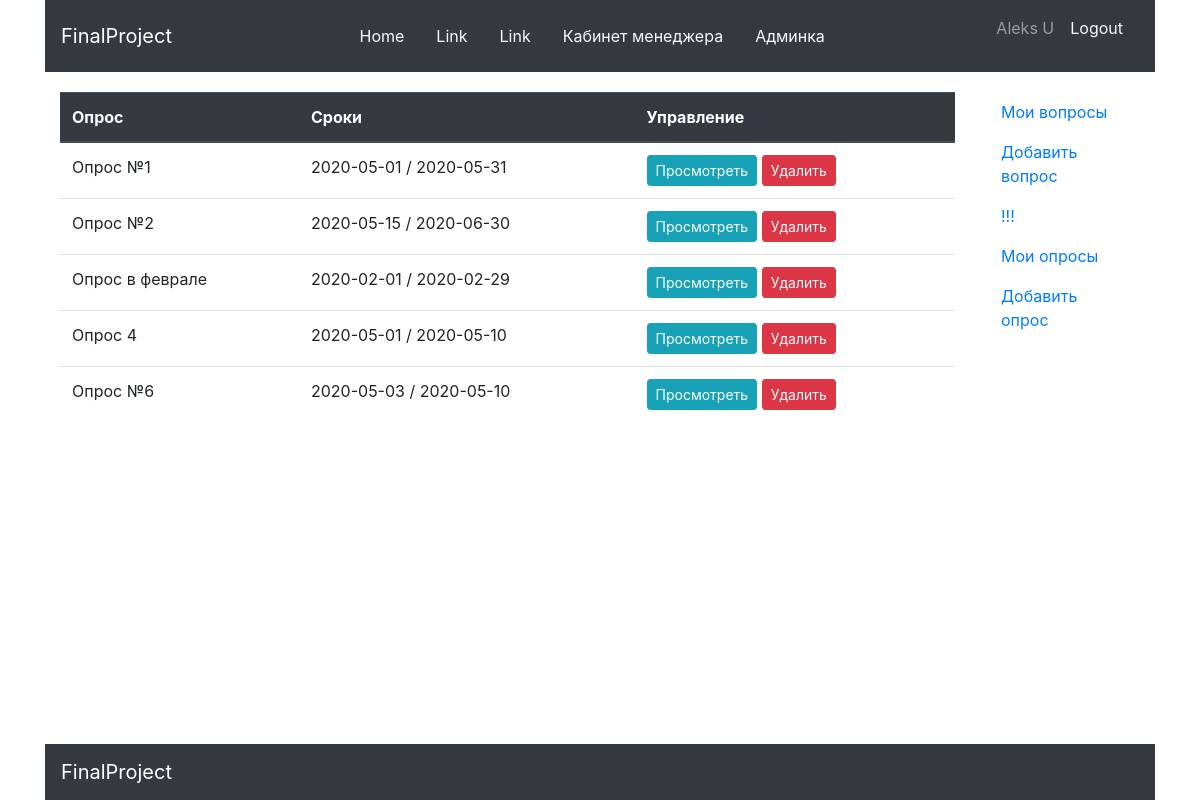
The app's page /manager/qlists (signed in) with its own data.
### app/models.py (models this page shows, shortened)
class QuestionList(db.Model):
    id = db.Column(db.Integer, primary_key=True)
    name = db.Column(db.String(64), nullable=False)
    description = db.Column(db.Text)
    manager = db.Column(db.Integer, db.ForeignKey('user.id'))
    create_on = db.Column(db.DateTime, default=datetime.utcnow)
    start_date = db.Column(db.DateTime, default=datetime.utcnow)
    end_date = db.Column(db.DateTime, default=datetime.utcnow)
    questions = db.relationship('Question',
                               secondary=questionlists,
                               backref=db.backref('questionlists', lazy='dynamic'),
                               lazy='dynamic')

### app/manager.py (the view)
@app.route('/manager/qlists')
@roles_required('manager')
def question_lists_view():
    user = '{} {}'.format(current_user.first_name, current_user.last_name)
    qls = QuestionList.query.all()
    return render_template('question-lists.html', user = user, qls= qls)

### app/templates/question-lists.html
{% extends "base-tpl.html" %}
{% block content %}
    <div class="row">
        <div class="col-sm-10">
            {% if qls %}
            <table class="table">
                <thead class="thead-dark">
                    <tr>
                        <th scope="col">Опрос</th>
                        <th scope="col">Сроки</th>
                        <th scope="col">Управление</th>
                    </tr>
                </thead>
                <tbody>
                    {% for ql in qls %}
                    <tr>
                        <td>{{ ql.name }}</td>
                        <td>{{ ql.start_date.strftime('%Y-%m-%d') }} / {{ ql.end_date.strftime('%Y-%m-%d') }}</td>
                        <td>
                            <a class="btn btn-info btn-sm" href="{{ url_for('manage_qlist', id=ql.id) }}" role="button">Просмотреть</a>
                            <a class="btn btn-danger btn-sm" href="{{ url_for('ql_dellete', id=ql.id) }}" role="button">Удалить</a>
                        </td>
                    </tr>
                    {% endfor %}
                </tbody>
            </table>
            {% else %}
            <div class="alert alert-warning" role="alert">
                У вас пока нет опросов
            </div>
            {% endif %}
        </div>
        {% include 'manager-menu.html' %}
    </div>
{% endblock %}

### records on screen
QuestionList: name "Опрос №1", start_date "2020-05-01", end_date "2020-05-31"
QuestionList: name "Опрос №2", start_date "2020-05-15", end_date "2020-06-30"
QuestionList: name "Опрос в феврале", start_date "2020-02-01", end_date "2020-02-29"
QuestionList: name "Опрос 4", start_date "2020-05-01", end_date "2020-05-10"
QuestionList: name "Опрос №6", start_date "2020-05-03", end_date "2020-05-10"

### other values on screen
{{ user }} "Aleks U"
